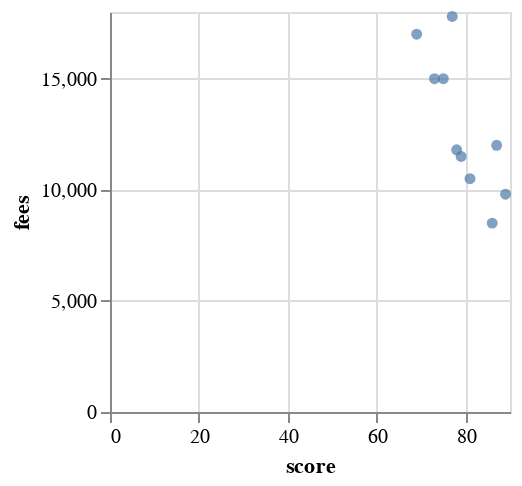

Source (notebook cell):
### Code cell
%XVEGA_PLOT
    X_FIELD score
    Y_FIELD fees
    MARK circle
    WIDTH 200
    HEIGHT 200
    <>
    SELECT co.course, co.fees, sc.score
    FROM student as st
    JOIN course as co
    ON st.id = co.id
    LEFT JOIN score as sc
    ON sc.course_id = co.course_id
    ORDER BY 1,2
--The table will be export for more analysis

### Figure 1 — Vega-Lite specification as saved in the notebook (floating-point values rounded to 4 significant figures)
{"$schema": "https://vega.github.io/schema/vega-lite/v4.json", "config": {"axis": {"grid": true}}, "data": {"values": [{"course": "name", "fees": "name", "score": "name"}, {"course": "Data Engeering", "fees": "10500", "score": "81"}, {"course": "Data analyst", "fees": "15000", "score": "75"}, {"course": "Data mining", "fees": "12000", "score": "87"}, {"course": "Data science", "fees": "17000", "score": "69"}, {"course": "IT ", "fees": "11500", "score": "79"}, {"course": "Philosophy", "fees": "9800", "score": "89"}, {"course": "Physics", "fees": "11800", "score": "78"}, {"course": "Programming ", "fees": "8500", "score": "86"}, {"course": "Science", "fees": "17800", "score": "77"}, {"course": "Statistic", "fees": "15000", "score": "73"}]}, "encoding": {"x": {"field": "score", "type": "quantitative"}, "y": {"field": "fees", "type": "quantitative"}}, "height": 200, "mark": {"type": "circle"}, "width": 200}
